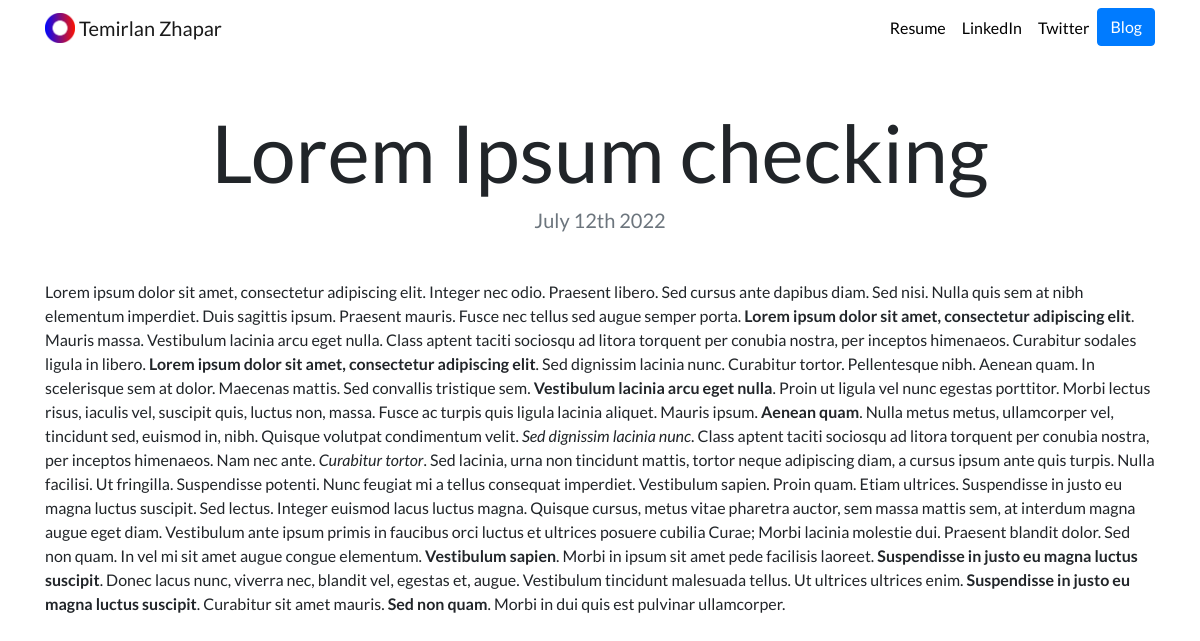
Page /blog/3/ on the committed database.
### blog/models.py (models this page shows, shortened)
class Blog(models.Model):
    title = models.CharField(max_length=200)
    description = models.TextField()
    date = models.DateField()

### blog/views.py (the view)
# urls.py: path('<int:blog_id>/', views.detail, name='detail'),
def detail(request, blog_id):
    blog = get_object_or_404(Blog, pk=blog_id)
    return render(request, 'blog/detail.html', {'blog': blog})

### blog/templates/blog/detail.html
{% extends "portfolio/base.html" %}
{% load static %}
{% block content %}
<h1 class="text-center mt-5" id="blogdetailtitle">{{ blog.title }}</h1>
<h5 class="text-center text-muted mb-5">{{ blog.date|date:'F jS Y' }}</h5>
{{ blog.description|safe }}
{% endblock %}

### portfolio/static/portfolio/custom.css (style rules this page uses)
body { font-family: 'Lato', sans-serif; }
@media (min-width: 992px) { #blogdetailtitle { font-size: 5rem; } }

### rows in the picture
Blog: title "Lorem Ipsum checking", date "July 12th 2022", description "Lorem ipsum dolor sit amet, consectetur adipiscing elit. Integer nec odio. Praesent libero. Sed cursus ante dapibus diam. Sed nisi. Nulla quis sem at nibh elementum imperdiet. Duis sagittis ipsum. Praesent mauris. Fusce nec tellus sed augue semper porta. Lorem ipsum dolor sit amet, consectetur adipiscing elit . Mauris massa. Vestibulum lacinia arcu eget nulla. Class aptent taciti sociosqu ad litora torquent per conubia nostra, per inceptos himenaeos. Curabitur sodales ligula in libero. Lorem ipsum dolor sit amet, consectetur adipiscing elit . Sed dignissim lacinia nunc. Curabitur tortor. Pellentesque nibh. Aenean quam. In scelerisque sem at dolor. Maecenas mattis. Sed convallis tristique…"
